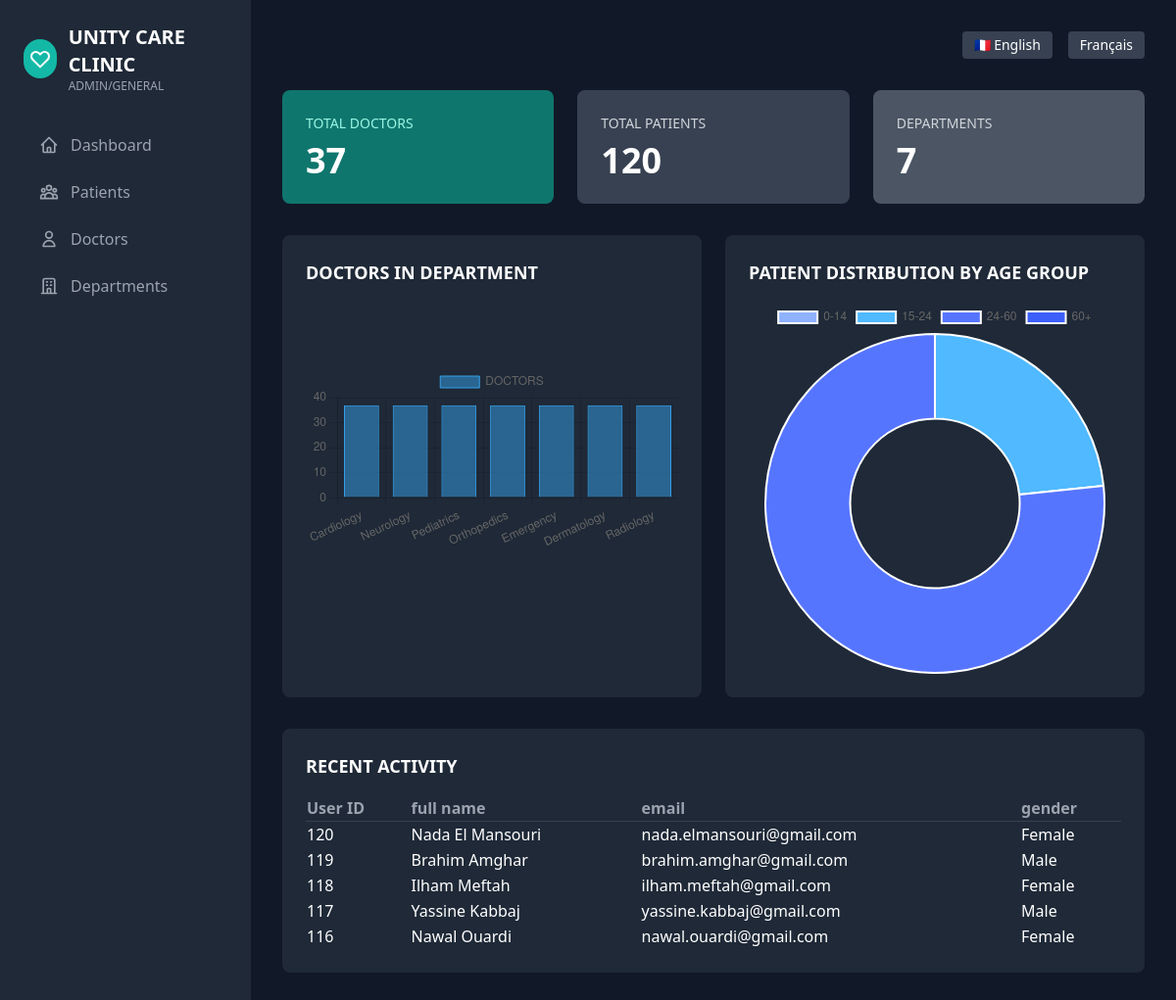
Before: / with the older database file.
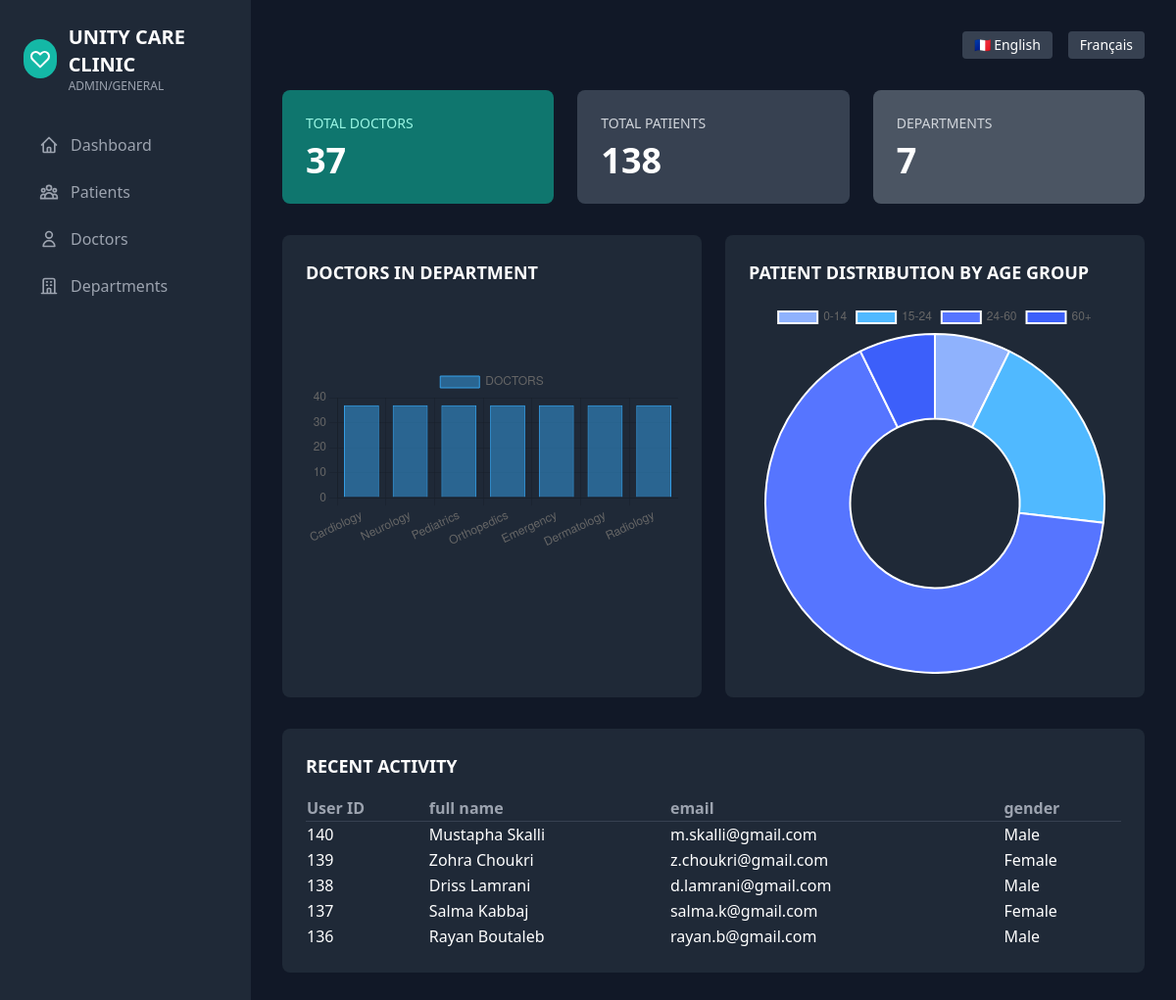
After: the same page with the newer database file.
### tables this page shows
CREATE TABLE `patients` (
  `id` int NOT NULL,
  `full_name` varchar(50) NOT NULL,
  `email` varchar(100) NOT NULL,
  `gender` enum('Male','Female','Other') DEFAULT NULL,
  `phone_number` varchar(18) DEFAULT NULL,
  `date_of_birth` date DEFAULT NULL,
  `address` varchar(255) DEFAULT NULL
);

### index.php (the view, shortened to what this page needs)
<!DOCTYPE html>
<html lang="en">
<head>
    <script src="https://cdn.tailwindcss.com"></script>
</head>
<body class="bg-gray-900 text-white font-sans" cz-shortcut-listen="true">
    <?php
    include "backend/config.php"
        ?>
    <div class="flex h-screen">
        <aside class="w-64 bg-gray-800 p-6">
            <div class="flex items-center gap-3 mb-8">
                <div class="w-10 h-10 bg-teal-500 rounded-full flex items-center justify-center">
                    <svg class="w-6 h-6 text-white" fill="none" stroke="currentColor" viewBox="0 0 24 24">
                        <path stroke-linecap="round" stroke-linejoin="round" stroke-width="2"
                            d="M4.318 6.318a4.5 4.5 0 000 6.364L12 20.364l7.682-7.682a4.5 4.5 0 00-6.364-6.364L12 7.636l-1.318-1.318a4.5 4.5 0 00-6.364 0z">
                        </path>
                    </svg>
                </div>
                <div>
                    <h1 class="text-xl font-bold">UNITY CARE CLINIC</h1>
                    <p class="text-xs text-gray-400">ADMIN/GENERAL</p>
                </div>
            </div>
            <nav class="space-y-2">
                <a href="index.php" class="flex items-center gap-3 px-4 py-2 text-gray-400 hover:bg-gray-700 rounded">
                    <svg class="w-5 h-5" fill="none" stroke="currentColor" viewBox="0 0 24 24">
                        <path stroke-linecap="round" stroke-linejoin="round" stroke-width="2"
                            d="M3 12l2-2m0 0l7-7 7 7M5 10v10a1 1 0 001 1h3m10-11l2 2m-2-2v10a1 1 0 01-1 1h-3m-6 0a1 1 0 001-1v-4a1 1 0 011-1h2a1 1 0 011 1v4a1 1 0 001 1m-6 0h6">
                        </path>
                    </svg>
                    Dashboard
                </a>
                <a href="backend/patients.php"
                    class="flex items-center gap-3 px-4 py-2 text-gray-400 hover:bg-gray-700 rounded">
                    Patients
                </a>
                <a href="backend/doctors.php" class="flex items-center gap-3 px-4 py-2 text-gray-400 hover:bg-gray-700 rounded">
                    <svg class="w-5 h-5" fill="none" stroke="currentColor" viewBox="0 0 24 24">
                        <path stroke-linecap="round" stroke-linejoin="round" stroke-width="2"
                            d="M16 7a4 4 0 11-8 0 4 4 0 018 0zM12 14a7 7 0 00-7 7h14a7 7 0 00-7-7z"></path>
                    </svg>
                    Doctors
                </a>
                <a href="backend/departments.php" class="flex items-center gap-3 px-4 py-2 text-gray-400 hover:bg-gray-700 rounded">
                    <svg class="w-5 h-5" fill="none" stroke="currentColor" viewBox="0 0 24 24">
                        <path stroke-linecap="round" stroke-linejoin="round" stroke-width="2"
                            d="M19 21V5a2 2 0 00-2-2H7a2 2 0 00-2 2v16m14 0h2m-2 0h-5m-9 0H3m2 0h5M9 7h1m-1 4h1m4-4h1m-1 4h1m-5 10v-5a1 1 0 011-1h2a1 1 0 011 1v5m-4 0h4">
                        </path>
                    </svg>
                    Departments
                </a>
            </nav>
        </aside>
        <main class="flex-1 p-8 overflow-auto">
            <div class="flex justify-end items-center gap-4 mb-8">
                <button class="px-3 py-1 bg-gray-700 rounded text-sm">🇫🇷 English</button>
                <button class="px-3 py-1 bg-gray-700 rounded text-sm">Français</button>
            </div>
            <div class="grid grid-cols-3 gap-6 mb-8">
                <div class="bg-teal-700 p-6 rounded-lg">
                    <p class="text-sm text-teal-200 mb-2">TOTAL DOCTORS</p>
                    <p class="text-4xl font-bold"><?php $query = "select * from doctors";
                    $stm = mysqli_query($mysql, $query);
                    echo $stm->num_rows;
                    ?></p>
                </div>
                <div class="bg-gray-700 p-6 rounded-lg">
                    <p class="text-sm text-gray-300 mb-2">TOTAL PATIENTS</p>
                    <p class="text-4xl font-bold"><?php $query = "select * from patients";
                    $stm = mysqli_query($mysql, $query);
                    echo $stm->num_rows;
                    ?></p>
                </div>
                <div class="bg-gray-600 p-6 rounded-lg">
                    <p class="text-sm text-gray-300 mb-2">DEPARTMENTS</p>
                    <p class="text-4xl font-bold"><?php $query = "select * from departments";
                    $stm = mysqli_query($mysql, $query);
                    echo $stm->num_rows;
                    ?></p>
                </div>
            </div>
            <div class="grid grid-cols-2 gap-6 mb-8">
                <div class="bg-gray-800 p-6 rounded-lg">
                    <h3 class="text-lg font-semibold mb-4">DOCTORS IN DEPARTMENT</h3>
                    <div class="flex items-end justify-around h-64" style="COLOR: coral;">
                        <canvas id="myChart"></canvas>
                        <script>
                            const ctx = document.getElementById('myChart');
                            const Cardiology = <?php $query = "select * from doctors ";
                            $stm = mysqli_query($mysql, $query);
                            echo $stm->num_rows;
                            ?>;
                            const Neurology = <?php $query = "select * from doctors ";
                            $stm = mysqli_query($mysql, $query);
                            echo $stm->num_rows;
                            ?>;
                            const Pediatrics = <?php $query = "select * from doctors ";
                            $stm = mysqli_query($mysql, $query);
                            echo $stm->num_rows;
                            ?>;
                            const Orthopedics = <?php $query = "select * from doctors ";
                            $stm = mysqli_query($mysql, $query);
                            echo $stm->num_rows;
                            ?>;
                            const Emergency = <?php $query = "select * from doctors ";
                            $stm = mysqli_query($mysql, $query);
                            echo $stm->num_rows;
                            ?>;
                            const Dermatology = <?php $query = "select * from doctors ";
                            $stm = mysqli_query($mysql, $query);
                            echo $stm->num_rows;
                            ?>;
                            const Radiology = <?php $query = "select * from doctors ";
                            $stm = mysqli_query($mysql, $query);
                            echo $stm->num_rows;
                            ?>;
                            new Chart(ctx, {
                                type: 'bar',
                                data: {
                                    labels: ['Cardiology', 'Neurology', 'Pediatrics', 'Orthopedics', 'Emergency', 'Dermatology', 'Radiology'],
                                    datasets: [{
                                        label: 'DOCTORS',
                                        data: [Cardiology, Neurology, Pediatrics, Orthopedics, Emergency, Dermatology, Radiology],
                                        borderWidth: 1
                                    }]
                                },
                                options: {
                                    scales: {
                                        y: {
                                            beginAtZero: true
                                        }
                                    }
                                }
                            });
                        </script>
                    </div>
                </div>
                <div class="bg-gray-800 p-6 rounded-lg">
                    <h3 class="text-lg font-semibold mb-4">PATIENT DISTRIBUTION BY AGE GROUP</h3>
                    <canvas id="myChart1"></canvas>
                    <script>
                        const ctx1 = document.getElementById('myChart1');
                        const Children = <?php $query = "select * from patients where timestampdiff(year, date_of_birth, CURRENT_DATE()) < 15";
                        $stm = mysqli_query($mysql, $query);
                        echo $stm->num_rows;
                        ?>;
                        const Youth = <?php $query = "select * from patients  where timestampdiff(year, date_of_birth, CURRENT_DATE()) between 15 and 24";
                        $stm = mysqli_query($mysql, $query);
                        echo $stm->num_rows;
                        ?>;
                        const Adults = <?php $query = "select * from patients WHERE timestampdiff(year, date_of_birth, CURRENT_DATE()) BETWEEN 25 and 60";
                        $stm = mysqli_query($mysql, $query);
                        echo $stm->num_rows;
                        ?>;
                        const Seniors = <?php $query = "select * from patients where timestampdiff(year, date_of_birth, CURRENT_DATE()) > 60";
                        $stms = mysqli_query($mysql, $query);
                        echo $stms->num_rows;
                        ?>;
                        new Chart(ctx1, {
                            type: 'doughnut',
                            data: {
                                labels: ['0-14', '15-24', '24-60', '60+'],
                                datasets: [{
                                    label: 'Patient Distribution',
                                    data: [Children, Youth, Adults, Seniors],
                                    backgroundColor: [
                                        'rgba(143, 178, 253, 1)',
                                        'rgba(80, 185, 255, 1)',
                                        'rgba(86, 117, 255, 1)',
                                        'rgba(60, 95, 250, 1)'
                                    ],
                                    hoverOffset: 4
                                }]
                            }
                        });
                    </script>
                </div>
            </div>
            <div class="grid gap-6">
                <div class="bg-gray-800 p-6 rounded-lg">
                    <h3 class="text-lg font-semibold mb-4">RECENT ACTIVITY</h3>
                    <table class="w-full text-left border-collapse">
                        <thead>
                            <tr class="border-b border-gray-700">
                                <th class="text-gray-400">User ID</th>
                                <th class="text-gray-400">full name</th>
                                <th class="text-gray-400">email</th>
                                <th class="text-gray-400">gender</th>
                            </tr>
                        </thead>
                        <tbody>
                            <?php
                            $query = "select * from patients order by id desc limit 5";
                            $stm = mysqli_query($mysql, $query);
                            while ($row = mysqli_fetch_assoc($stm)) {
                                echo "
                                        <tr>
                                            <td>$row[id]</td>
                                            <td>$row[full_name]</td>
                                            <td>$row[email]</td>
                                            <td>$row[gender]</td>
                                         </tr>
                                        ";
                            }
                            ?>
                        </tbody>
                    </table>
                </div>
            </div>
        </main>
    </div>
</body>
</html>

Changed rows visible on the page:
no longer on this page (row unchanged): patients: id "120", full_name "Nada El Mansouri", email "nada.elmansouri@gmail.com", gender "Female"
no longer on this page (row unchanged): patients: id "119", full_name "Brahim Amghar", email "brahim.amghar@gmail.com", gender "Male"
no longer on this page (row unchanged): patients: id "118", full_name "Ilham Meftah", email "ilham.meftah@gmail.com", gender "Female"
no longer on this page (row unchanged): patients: id "117", full_name "Yassine Kabbaj", email "yassine.kabbaj@gmail.com", gender "Male"
no longer on this page (row unchanged): patients: id "116", full_name "Nawal Ouardi", email "nawal.ouardi@gmail.com", gender "Female"
added patients: id "140", full_name "Mustapha Skalli", email "m.skalli@gmail.com", gender "Male"
added patients: id "139", full_name "Zohra Choukri", email "z.choukri@gmail.com", gender "Female"
added patients: id "138", full_name "Driss Lamrani", email "d.lamrani@gmail.com", gender "Male"
added patients: id "137", full_name "Salma Kabbaj", email "salma.k@gmail.com", gender "Female"
added patients: id "136", full_name "Rayan Boutaleb", email "rayan.b@gmail.com", gender "Male"
Other visible differences:
$stm->num_rows: "120" → "138"
chart data {{ $stm->num_rows }}: 0 → 10
chart data {{ $stm->num_rows }}: 28 → 27
chart data {{ $stm->num_rows }}: 92 → 91
chart data {{ $stms->num_rows }}: 0 → 10
